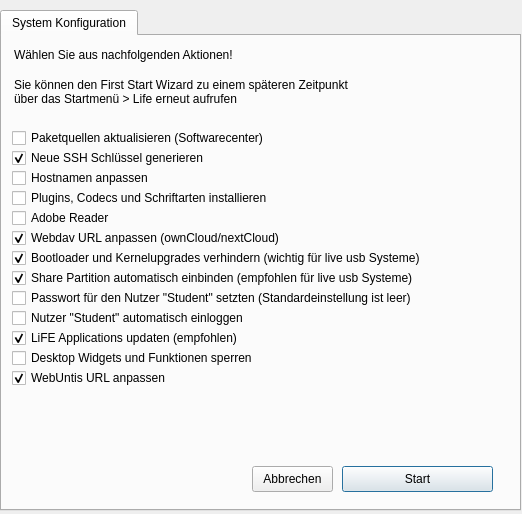
<?xml version="1.0" encoding="UTF-8"?>
<ui version="4.0">
 <author>Xapient</author>
 <class>Dialog</class>
 <widget class="QDialog" name="Dialog">
  <property name="geometry">
   <rect>
    <x>0</x>
    <y>0</y>
    <width>522</width>
    <height>514</height>
   </rect>
  </property>
  <property name="sizePolicy">
   <sizepolicy hsizetype="Preferred" vsizetype="Preferred">
    <horstretch>0</horstretch>
    <verstretch>0</verstretch>
   </sizepolicy>
  </property>
  <property name="windowTitle">
   <string>First Start Wizard</string>
  </property>
  <property name="autoFillBackground">
   <bool>false</bool>
  </property>
  <property name="sizeGripEnabled">
   <bool>false</bool>
  </property>
  <property name="modal">
   <bool>false</bool>
  </property>
  <widget class="QTabWidget" name="tabWidget">
   <property name="geometry">
    <rect>
     <x>0</x>
     <y>10</y>
     <width>521</width>
     <height>501</height>
    </rect>
   </property>
   <property name="font">
    <font>
     <family>Ubuntu</family>
     <weight>50</weight>
     <bold>false</bold>
    </font>
   </property>
   <property name="toolTipDuration">
    <number>-1</number>
   </property>
   <property name="whatsThis">
    <string/>
   </property>
   <property name="accessibleName">
    <string/>
   </property>
   <property name="tabShape">
    <enum>QTabWidget::Rounded</enum>
   </property>
   <property name="currentIndex">
    <number>0</number>
   </property>
   <widget class="QWidget" name="tab">
    <attribute name="title">
     <string>System Konfiguration</string>
    </attribute>
    <widget class="QLabel" name="infolabel">
     <property name="geometry">
      <rect>
       <x>0</x>
       <y>0</y>
       <width>431</width>
       <height>31</height>
      </rect>
     </property>
     <property name="font">
      <font>
       <weight>50</weight>
       <bold>false</bold>
      </font>
     </property>
     <property name="text">
      <string>&lt;html&gt;&lt;head/&gt;&lt;body&gt;&lt;p&gt;Wählen Sie aus nachfolgenden Aktionen!&lt;/p&gt;&lt;/body&gt;&lt;/html&gt;</string>
     </property>
     <property name="alignment">
      <set>Qt::AlignLeading|Qt::AlignLeft|Qt::AlignTop</set>
     </property>
     <property name="wordWrap">
      <bool>true</bool>
     </property>
     <property name="indent">
      <number>12</number>
     </property>
    </widget>
    <widget class="QPushButton" name="start">
     <property name="geometry">
      <rect>
       <x>340</x>
       <y>430</y>
       <width>151</width>
       <height>26</height>
      </rect>
     </property>
     <property name="text">
      <string>Start</string>
     </property>
    </widget>
    <widget class="QCheckBox" name="sources">
     <property name="geometry">
      <rect>
       <x>10</x>
       <y>90</y>
       <width>301</width>
       <height>24</height>
      </rect>
     </property>
     <property name="toolTip">
      <string>Damit der Paketmanager (Appstore/Softwarecenter) funktionieren kann &lt;br&gt;müssen die Softwarelisten verfügbar sein.</string>
     </property>
     <property name="text">
      <string>Paketquellen aktualisieren (Softwarecenter)</string>
     </property>
     <property name="checked">
      <bool>false</bool>
     </property>
    </widget>
    <widget class="QPushButton" name="exit">
     <property name="geometry">
      <rect>
       <x>250</x>
       <y>430</y>
       <width>81</width>
       <height>26</height>
      </rect>
     </property>
     <property name="text">
      <string>Abbrechen</string>
     </property>
    </widget>
    <widget class="QLabel" name="label">
     <property name="geometry">
      <rect>
       <x>440</x>
       <y>0</y>
       <width>59</width>
       <height>51</height>
      </rect>
     </property>
     <property name="text">
      <string/>
     </property>
     <property name="pixmap">
      <pixmap>drive.png</pixmap>
     </property>
    </widget>
    <widget class="QCheckBox" name="webdav">
     <property name="geometry">
      <rect>
       <x>10</x>
       <y>190</y>
       <width>321</width>
       <height>24</height>
      </rect>
     </property>
     <property name="toolTip">
      <string>Das temporäre Einbinden einer Cloud Ressource geschieht über das WebDav Protokoll.&lt;br&gt;Die URL muss hierfür angegeben werden.</string>
     </property>
     <property name="text">
      <string>Webdav URL anpassen (ownCloud/nextCloud)</string>
     </property>
     <property name="checked">
      <bool>true</bool>
     </property>
    </widget>
    <widget class="QCheckBox" name="ssh">
     <property name="geometry">
      <rect>
       <x>10</x>
       <y>110</y>
       <width>251</width>
       <height>24</height>
      </rect>
     </property>
     <property name="toolTip">
      <string>Die SSH Schlüssel müssen auf jedem &quot;live&quot; System einzigartig sein.</string>
     </property>
     <property name="text">
      <string>Neue SSH Schlüssel generieren</string>
     </property>
     <property name="checked">
      <bool>true</bool>
     </property>
    </widget>
    <widget class="QCheckBox" name="hostname">
     <property name="geometry">
      <rect>
       <x>10</x>
       <y>130</y>
       <width>201</width>
       <height>24</height>
      </rect>
     </property>
     <property name="toolTip">
      <string>Der Hostname (Name des Systems) kann geändert werden.</string>
     </property>
     <property name="text">
      <string>Hostnamen anpassen</string>
     </property>
     <property name="checked">
      <bool>false</bool>
     </property>
    </widget>
    <widget class="QCheckBox" name="lock">
     <property name="geometry">
      <rect>
       <x>10</x>
       <y>310</y>
       <width>321</width>
       <height>24</height>
      </rect>
     </property>
     <property name="toolTip">
      <string>Um an öffentlich zugängigen Stellen die Konfiguration des Desktops zu verhindern &lt;br&gt; kann dieser gesperrt werden.</string>
     </property>
     <property name="text">
      <string>Desktop Widgets und Funktionen sperren</string>
     </property>
     <property name="checked">
      <bool>false</bool>
     </property>
    </widget>
    <widget class="QCheckBox" name="restricted">
     <property name="geometry">
      <rect>
       <x>10</x>
       <y>150</y>
       <width>311</width>
       <height>24</height>
      </rect>
     </property>
     <property name="toolTip">
      <string>Lizensierte Schriftarten, Codecs und Plugins dürfen nicht von dritten distribuiert werden. &lt;br&gt; Die Benutzer des System können diese jedoch nachinstallieren.</string>
     </property>
     <property name="text">
      <string>Plugins, Codecs und Schriftarten installieren</string>
     </property>
     <property name="checked">
      <bool>false</bool>
     </property>
    </widget>
    <widget class="QCheckBox" name="areader">
     <property name="geometry">
      <rect>
       <x>10</x>
       <y>170</y>
       <width>311</width>
       <height>24</height>
      </rect>
     </property>
     <property name="toolTip">
      <string>PDF Dateien mit Formularfeldern werden in diesem&lt;br&gt; sporadisch besser dargestellt als in Okular</string>
     </property>
     <property name="text">
      <string>Adobe Reader</string>
     </property>
     <property name="checked">
      <bool>false</bool>
     </property>
    </widget>
    <widget class="QLabel" name="infolabel_2">
     <property name="geometry">
      <rect>
       <x>0</x>
       <y>30</y>
       <width>431</width>
       <height>51</height>
      </rect>
     </property>
     <property name="font">
      <font>
       <weight>50</weight>
       <bold>false</bold>
      </font>
     </property>
     <property name="text">
      <string>&lt;html&gt;&lt;head/&gt;&lt;body&gt;&lt;p&gt;Sie können den First Start Wizard zu einem späteren Zeitpunkt &lt;br/&gt;über das Startmenü &amp;gt; Life erneut aufrufen&lt;/p&gt;&lt;/body&gt;&lt;/html&gt;</string>
     </property>
     <property name="alignment">
      <set>Qt::AlignLeading|Qt::AlignLeft|Qt::AlignTop</set>
     </property>
     <property name="wordWrap">
      <bool>true</bool>
     </property>
     <property name="indent">
      <number>12</number>
     </property>
    </widget>
    <widget class="QCheckBox" name="block">
     <property name="geometry">
      <rect>
       <x>10</x>
       <y>210</y>
       <width>471</width>
       <height>24</height>
      </rect>
     </property>
     <property name="toolTip">
      <string>&lt;html&gt;&lt;head/&gt;&lt;body&gt;&lt;p&gt;Auf &amp;quot;live&amp;quot; USB Systemen können diese Komponenten &lt;br/&gt;nicht problemlos upgedated werden&lt;/p&gt;&lt;/body&gt;&lt;/html&gt;</string>
     </property>
     <property name="text">
      <string>Bootloader und Kernelupgrades verhindern (wichtig für live usb Systeme)</string>
     </property>
     <property name="checked">
      <bool>true</bool>
     </property>
    </widget>
    <widget class="QCheckBox" name="share">
     <property name="geometry">
      <rect>
       <x>10</x>
       <y>230</y>
       <width>461</width>
       <height>24</height>
      </rect>
     </property>
     <property name="toolTip">
      <string>&lt;html&gt;&lt;head/&gt;&lt;body&gt;&lt;p&gt;Bindet die Share Partition ins Benutzerverzeichnis ein  &lt;/p&gt;&lt;/body&gt;&lt;/html&gt;</string>
     </property>
     <property name="text">
      <string>Share Partition automatisch einbinden (empfohlen für live usb Systeme)</string>
     </property>
     <property name="checked">
      <bool>true</bool>
     </property>
    </widget>
    <widget class="QCheckBox" name="rootpw">
     <property name="geometry">
      <rect>
       <x>10</x>
       <y>250</y>
       <width>451</width>
       <height>24</height>
      </rect>
     </property>
     <property name="toolTip">
      <string>&lt;html&gt;&lt;head/&gt;&lt;body&gt;&lt;p&gt;Das Passwort der Benutzers Student ist leer&lt;/p&gt;&lt;/body&gt;&lt;/html&gt;</string>
     </property>
     <property name="text">
      <string>Passwort für den Nutzer &quot;Student&quot; setzten (Standardeinstellung ist leer)</string>
     </property>
    </widget>
    <widget class="QCheckBox" name="setuser">
     <property name="enabled">
      <bool>true</bool>
     </property>
     <property name="geometry">
      <rect>
       <x>10</x>
       <y>270</y>
       <width>451</width>
       <height>24</height>
      </rect>
     </property>
     <property name="toolTip">
      <string>&lt;html&gt;&lt;head/&gt;&lt;body&gt;&lt;p&gt;Wurde das System mit Calamares installiert, &lt;br/&gt;so muss man für den vollen Funktionsumfang &lt;br/&gt;den Nutzer Student als Standnutzer wählen. &lt;/p&gt;&lt;/body&gt;&lt;/html&gt;</string>
     </property>
     <property name="text">
      <string>Nutzer &quot;Student&quot; automatisch einloggen</string>
     </property>
     <property name="checked">
      <bool>false</bool>
     </property>
    </widget>
    <widget class="QCheckBox" name="update">
     <property name="geometry">
      <rect>
       <x>10</x>
       <y>290</y>
       <width>451</width>
       <height>24</height>
      </rect>
     </property>
     <property name="toolTip">
      <string>&lt;html&gt;&lt;head/&gt;&lt;body&gt;&lt;p&gt;Bringt die LiFE Applications auf neuesten Stand&lt;/p&gt;&lt;/body&gt;&lt;/html&gt;</string>
     </property>
     <property name="text">
      <string>LiFE Applications updaten (empfohlen)</string>
     </property>
     <property name="checked">
      <bool>true</bool>
     </property>
    </widget>
    <widget class="QCheckBox" name="untis">
     <property name="geometry">
      <rect>
       <x>10</x>
       <y>330</y>
       <width>321</width>
       <height>24</height>
      </rect>
     </property>
     <property name="toolTip">
      <string>&lt;html&gt;&lt;head/&gt;&lt;body&gt;&lt;p&gt;Die URL des WebUntis Links kann auf die schuleigene URL geändert werden&lt;/p&gt;&lt;/body&gt;&lt;/html&gt;</string>
     </property>
     <property name="text">
      <string>WebUntis URL anpassen</string>
     </property>
     <property name="checked">
      <bool>true</bool>
     </property>
    </widget>
   </widget>
  </widget>
 </widget>
 <resources/>
 <connections/>
</ui>
